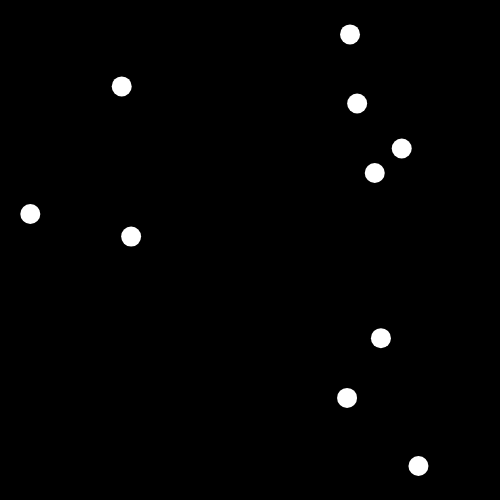
Frame 1 (no input)
Frame 60 (no input): identical to frame 1, image omitted
Frame 120 (the mouse pressed at the canvas centre since frame 60): identical to frame 1, image omitted

The p5.js sketch that drew this single still picture (run headless with seeded random() and noise() and a simulated clock; from frame 60 on, the mouse is pressed at the canvas centre):

// p5.js sketch
// ── sketch.js
var x = 0;
var speed=4;
var bubble = [];


function setup() {
  createCanvas(500,500);
  for(var i = 0; i<10; i++){
    bubble.push(new Bubble(random(0,500),random(0,500)));
    
  }
  
}

function draw() {
  
  background(0);
  for(var i=0; i<bubble.length; i++){
    bubble[i].display();
  }
  
  
}


function Bubble(x,y){
  this.x=x;
  this.y=y;
  
  this.display = function(){
        noStroke();
    fill(255);
    ellipse(this.x,this.y, 20, 20);
  }

}
